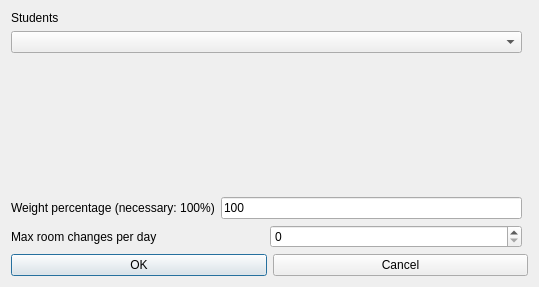
<?xml version="1.0" encoding="UTF-8"?>
<ui version="4.0">
 <class>ModifyConstraintStudentsSetMaxRoomChangesPerRealDayForm_template</class>
 <widget class="QDialog" name="ModifyConstraintStudentsSetMaxRoomChangesPerRealDayForm_template">
  <property name="geometry">
   <rect>
    <x>0</x>
    <y>0</y>
    <width>539</width>
    <height>287</height>
   </rect>
  </property>
  <property name="windowTitle">
   <string extracomment="This is the title of the dialog to modify a constraint of this type">Modify students set max room changes per real day</string>
  </property>
  <layout class="QGridLayout">
   <item row="0" column="0">
    <layout class="QVBoxLayout">
     <item>
      <widget class="QLabel" name="studentsTextLabel">
       <property name="frameShape">
        <enum>QFrame::NoFrame</enum>
       </property>
       <property name="frameShadow">
        <enum>QFrame::Plain</enum>
       </property>
       <property name="text">
        <string>Students</string>
       </property>
       <property name="wordWrap">
        <bool>false</bool>
       </property>
      </widget>
     </item>
     <item>
      <widget class="QComboBox" name="studentsComboBox">
       <property name="editable">
        <bool>false</bool>
       </property>
       <property name="insertPolicy">
        <enum>QComboBox::NoInsert</enum>
       </property>
       <property name="duplicatesEnabled">
        <bool>false</bool>
       </property>
      </widget>
     </item>
    </layout>
   </item>
   <item row="1" column="0">
    <spacer name="spacer2">
     <property name="orientation">
      <enum>Qt::Vertical</enum>
     </property>
     <property name="sizeType">
      <enum>QSizePolicy::Expanding</enum>
     </property>
     <property name="sizeHint" stdset="0">
      <size>
       <width>20</width>
       <height>41</height>
      </size>
     </property>
    </spacer>
   </item>
   <item row="2" column="0">
    <layout class="QHBoxLayout">
     <item>
      <widget class="QLabel" name="weightTextLabel">
       <property name="frameShape">
        <enum>QFrame::NoFrame</enum>
       </property>
       <property name="frameShadow">
        <enum>QFrame::Plain</enum>
       </property>
       <property name="text">
        <string>Weight percentage (necessary: 100%)</string>
       </property>
       <property name="wordWrap">
        <bool>false</bool>
       </property>
      </widget>
     </item>
     <item>
      <widget class="QLineEdit" name="weightLineEdit">
       <property name="text">
        <string notr="true">100</string>
       </property>
      </widget>
     </item>
    </layout>
   </item>
   <item row="4" column="0" colspan="2">
    <layout class="QHBoxLayout">
     <item>
      <widget class="QPushButton" name="okPushButton">
       <property name="text">
        <string>OK</string>
       </property>
      </widget>
     </item>
     <item>
      <widget class="QPushButton" name="cancelPushButton">
       <property name="text">
        <string>Cancel</string>
       </property>
      </widget>
     </item>
    </layout>
   </item>
   <item row="3" column="0">
    <layout class="QHBoxLayout">
     <item>
      <widget class="QLabel" name="textLabel">
       <property name="text">
        <string>Max room changes per day</string>
       </property>
       <property name="wordWrap">
        <bool>false</bool>
       </property>
      </widget>
     </item>
     <item>
      <widget class="QSpinBox" name="maxChangesSpinBox"/>
     </item>
    </layout>
   </item>
  </layout>
 </widget>
 <layoutdefault spacing="6" margin="11"/>
 <resources/>
 <connections/>
</ui>
